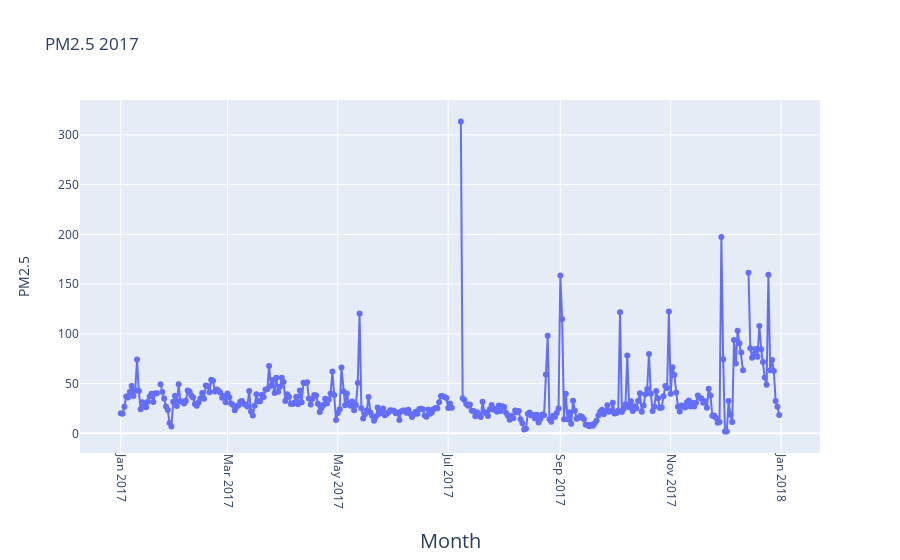

Notebook source saved alongside this figure:
### Code cell
#2017
fig = go.Figure(go.Scatter(
    mode = "lines+markers",
    y = aqi_level_17.iloc[:,2],
    x = aqi_level_17.iloc[:,1]))
fig.update_xaxes(
        tickangle = 90,
        title_text = "Month",
        title_font = {"size": 20},
        title_standoff = 25)

fig.update_yaxes(
        title_text = "PM2.5",
        title_standoff = 25)
fig.update_layout(title_text="PM2.5 2017")

fig.show()

### Figure 1 — Plotly figure (JSON) as saved in the notebook; plotly's stock layout.template omitted (floating-point values rounded to 4 significant figures; data arrays with more than 128 entries replaced by an {"elided": "..."} marker saying what was removed)
{"data": [{"mode": "lines+markers", "type": "scatter", "x": {"elided": "365 str values"}, "y": {"elided": "365 float values"}}], "layout": {"title": {"text": "PM2.5 2017"}, "xaxis": {"tickangle": 90, "title": {"font": {"size": 20}, "standoff": 25, "text": "Month"}}, "yaxis": {"title": {"standoff": 25, "text": "PM2.5"}}}}
